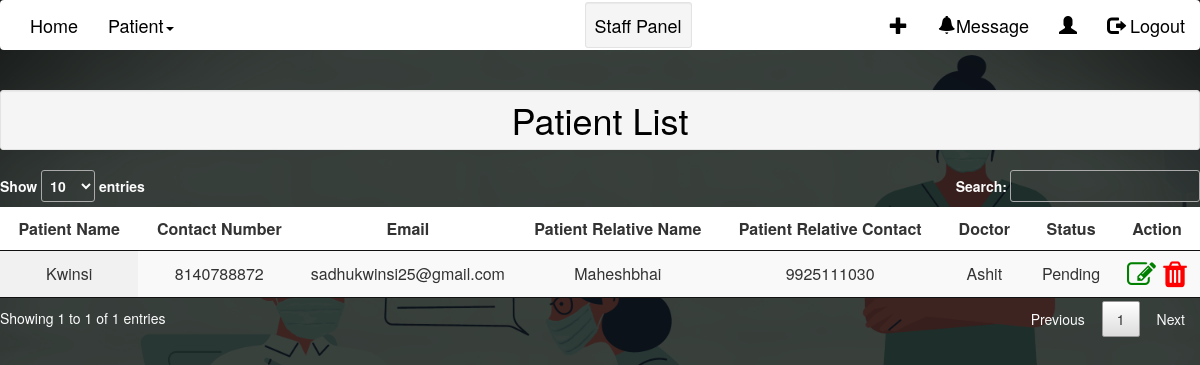
The page /viewPatient/ on the database as committed earlier.
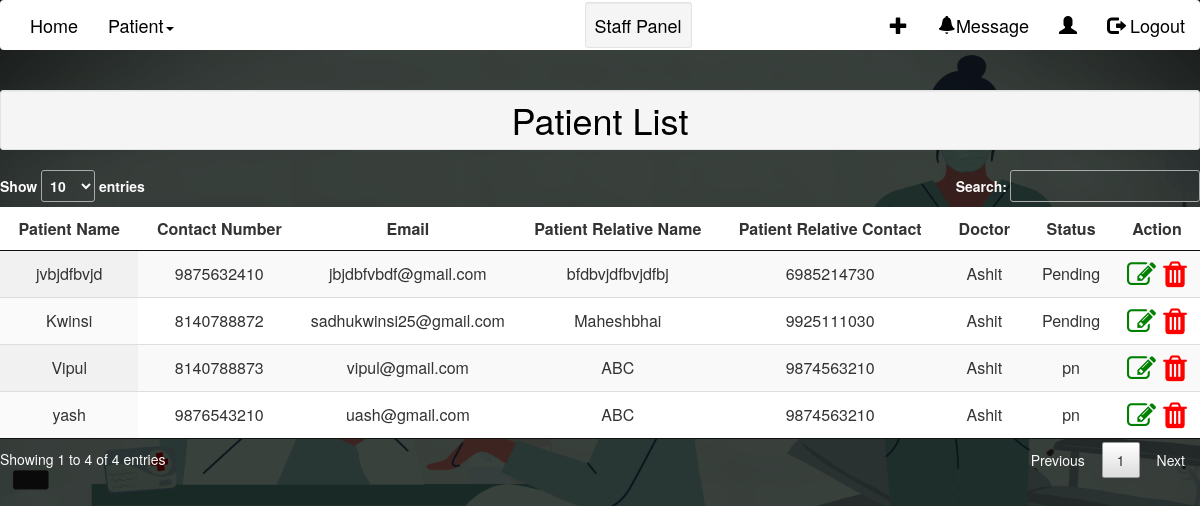
The same page on the database as committed later.
### home/models.py (models this page shows, shortened)
class Patient(models.Model):
    caseNumber = models.IntegerField(('Case Number'),default=random.randint(100000,999999),unique=True)
    patientId = models.AutoField(primary_key=True)
    patientName = models.CharField(("Patient Name"),max_length=24)
    patientEmail = models.EmailField(("Email Id"),unique=True)
    GENDER_CHOICES = (
        ('M', 'Male'),
        ('F', 'Female'),
    )
    gender = models.CharField(max_length=1, choices=GENDER_CHOICES)
    phone = models.IntegerField(("Phone Number"),validators=[validate_phoneNumber],unique=True)
    patientRelativeNumber = models.IntegerField(("Relative's Phone number"),validators=[validate_phoneNumber])
    patientRelativeName = models.CharField(("Relative's name"),max_length=24)
    line1 = models.CharField(("Address line1"),max_length=250)
    line2 = models.CharField(("Address line2"),max_length=250)
    state = models.ForeignKey('State',on_delete=models.CASCADE,null=True)
    sname = State.objects.filter(stateName = state)
    city = models.ForeignKey('City',on_delete=models.CASCADE,null=True) #,limit_choices_to={'stateName': 1}
    pincode = models.IntegerField(("Pincode"),validators=[validate_pincode])
    previousHistory = models.CharField(("Previous history"),max_length=250)
    dob = models.DateField(("Date of birth"))
    bedNumber  = models.ForeignKey('Bed',on_delete=models.CASCADE,blank=True) #,limit_choices_to={'occupied': False}
    doctorName = models.ForeignKey('Doctor',on_delete=models.CASCADE,default=None,blank=True)
    doctorNotes = models.CharField(("Doctor Notes"),max_length=250,default=None,blank=True)
    doctorLastVisited = models.DateField(("Doctor last visited on"),default=None,blank=True)
    dateTime = models.DateTimeField(("Date Time"),default=now)
    pending = 'Pending'
    critical = 'Critical'
    recovering = 'Recovering'
    recovered = 'Recovered'
    deceased = 'Deceased'
    PATIENT_STATUS_CHOICES = [
        (pending,'pending'),
        (critical, 'critical'),
        (recovering, 'recovering'),
        (recovered, 'recovered'),
        (deceased, 'deceased'),]
    patientStatus = models.CharField(("Patient Status"),max_length=10,choices=PATIENT_STATUS_CHOICES,default=pending)

class Doctor(models.Model):
    doctorId = models.AutoField(primary_key=True)
    doctorName = models.CharField(("Doctor Name"),max_length=24)
    doctorUsername=models.CharField(("Doctor Username"),max_length=15)
    doctorPass=models.CharField(("Doctor Password"),max_length=100)
    doctorContact = models.IntegerField(("Doctor Contact"))
    Specialization = models.ForeignKey('Specialization',on_delete = models.CASCADE,null=False)
    def __str__(self):
        return self.doctorName

### home/views.py (the view)
# urls.py: path('viewPatient/',views.viewPatient,name="viewPatient"),
def viewPatient(request):
    viewData = Patient.objects.all()
    return render(request, 'viewPatient.html',{"viewData":viewData})

### home/templates/viewPatient.html (shortened to what this page needs)
{% load static %}
{% include 'staffNav.html' %}
<!DOCTYPE html>
<html lang="en">
<head>
    <link rel="stylesheet" href="https://use.fontawesome.com/releases/v5.8.1/css/all.css">
    <link  href="{% static 'css/responsive.css' %}" rel="stylesheet">
    <link  href="{% static 'css/jquery.mCustomScrollbar.min.css' %}" rel="stylesheet">
    <link rel="stylesheet" href="https://netdna.bootstrapcdn.com/font-awesome/4.0.3/css/font-awesome.css">
    <link  href="{% static 'css/owl.carousel.min.css' %}" rel="stylesheet">
    <link rel="stylesheet" href="https://cdnjs.cloudflare.com/ajax/libs/fancybox/2.1.5/jquery.fancybox.min.css" media="screen">
    <link rel="stylesheet" href="{% static 'css/dataTable.css' %}">
    <link rel="stylesheet" href="https://cdnjs.cloudflare.com/ajax/libs/font-awesome/4.7.0/css/font-awesome.min.css">
    <link rel="stylesheet" href="{% static 'css/staffNav.css' %}">
</head>
<body>
    <h1 class="text-center well well-sm  page-header"><strong>Patient List</strong></h1>
        <table id="example" class="display" style="width:100%;">
            <thead>
                <tr>
                    <th style="background-color: white;">Patient Name</th>
                    <th style="background-color: white;">Contact Number</th>
                    <th style="background-color: white;">Email</th>
                    <th style="background-color: white;">Patient Relative Name</th>
                    <th style="background-color: white;">Patient Relative Contact</th>
                    <th style="background-color: white;">Doctor</th>
                    <th style="background-color: white;">Status</th>
                    <th style="background-color: white;">Action</th>
                </tr>
            </thead>
            <tbody>
                {% for i in viewData %}
                <tr>
                    <td>{{i.patientName}}</td>
                    <td>{{i.phone}}</td>
                    <td>{{i.patientEmail}}</td>
                    <td>{{i.patientRelativeName}}</td>
                    <td>{{i.patientRelativeNumber}}</td>
                    <td>{{i.doctorName}}</td>
                    <td>{{i.patientStatus}}</td>
                    <td><i class="fa fa-edit" style="font-size:29px;color:green">&nbsp;<i class="fa fa-trash" style="font-size:30px;color:red"></i></td>
                </tr>
                {% endfor %}
            </tbody>
        </table>
</body>
</html>

Rows that differ between the two databases and show on the page:
added Patient: patientName "yash", phone "9876543210", patientEmail "uash@gmail.com", patientRelativeName "ABC", patientRelativeNumber "9874563210", doctorName "Ashit", patientStatus "pn"
added Patient: patientName "jvbjdfbvjd", phone "9875632410", patientEmail "jbjdbfvbdf@gmail.com", patientRelativeName "bfdbvjdfbvjdfbj", patientRelativeNumber "6985214730", doctorName "Ashit", patientStatus "Pending"
added Patient: patientName "Vipul", phone "8140788873", patientEmail "vipul@gmail.com", patientRelativeName "ABC", patientRelativeNumber "9874563210", doctorName "Ashit", patientStatus "pn"
Other text that changed with them:
text written by a page script: "Show entries Search: Showing 1 to 1 of 1 entries Previous 1 Next" → "Show entries Search: Showing 1 to 4 of 4 entries Previous 1 Next"
